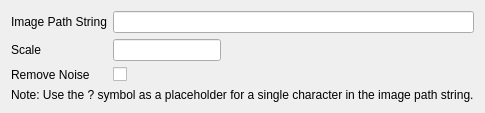
          <widget class="QWidget" name="modeling_multiple_image">
           <layout class="QVBoxLayout" name="verticalLayout_13">
            <item>
             <layout class="QFormLayout" name="formLayout_7">
              <item row="0" column="0">
               <widget class="QLabel" name="multi_image_path_label">
                <property name="text">
                 <string>Image Path String</string>
                </property>
               </widget>
              </item>
              <item row="0" column="1">
               <widget class="QLineEdit" name="multi_image_path_field">
                <property name="focusPolicy">
                 <enum>Qt::ClickFocus</enum>
                </property>
               </widget>
              </item>
              <item row="1" column="0">
               <widget class="QLabel" name="multi_image_scale_label">
                <property name="text">
                 <string>Scale</string>
                </property>
               </widget>
              </item>
              <item row="1" column="1">
               <widget class="QLineEdit" name="multi_image_scale_field">
                <property name="sizePolicy">
                 <sizepolicy hsizetype="Fixed" vsizetype="Fixed">
                  <horstretch>0</horstretch>
                  <verstretch>0</verstretch>
                 </sizepolicy>
                </property>
                <property name="focusPolicy">
                 <enum>Qt::ClickFocus</enum>
                </property>
               </widget>
              </item>
              <item row="2" column="0">
               <widget class="QLabel" name="multi_image_denoise_label">
                <property name="text">
                 <string>Remove Noise</string>
                </property>
               </widget>
              </item>
              <item row="2" column="1">
               <widget class="QCheckBox" name="multi_image_denoise_checkbox"/>
              </item>
             </layout>
            </item>
            <item>
             <widget class="QLabel" name="modeling_image_footnote">
              <property name="text">
               <string>Note: Use the ? symbol as a placeholder for a single character in the image path string.</string>
              </property>
              <property name="alignment">
               <set>Qt::AlignLeading|Qt::AlignLeft|Qt::AlignTop</set>
              </property>
             </widget>
            </item>
           </layout>
          </widget>
